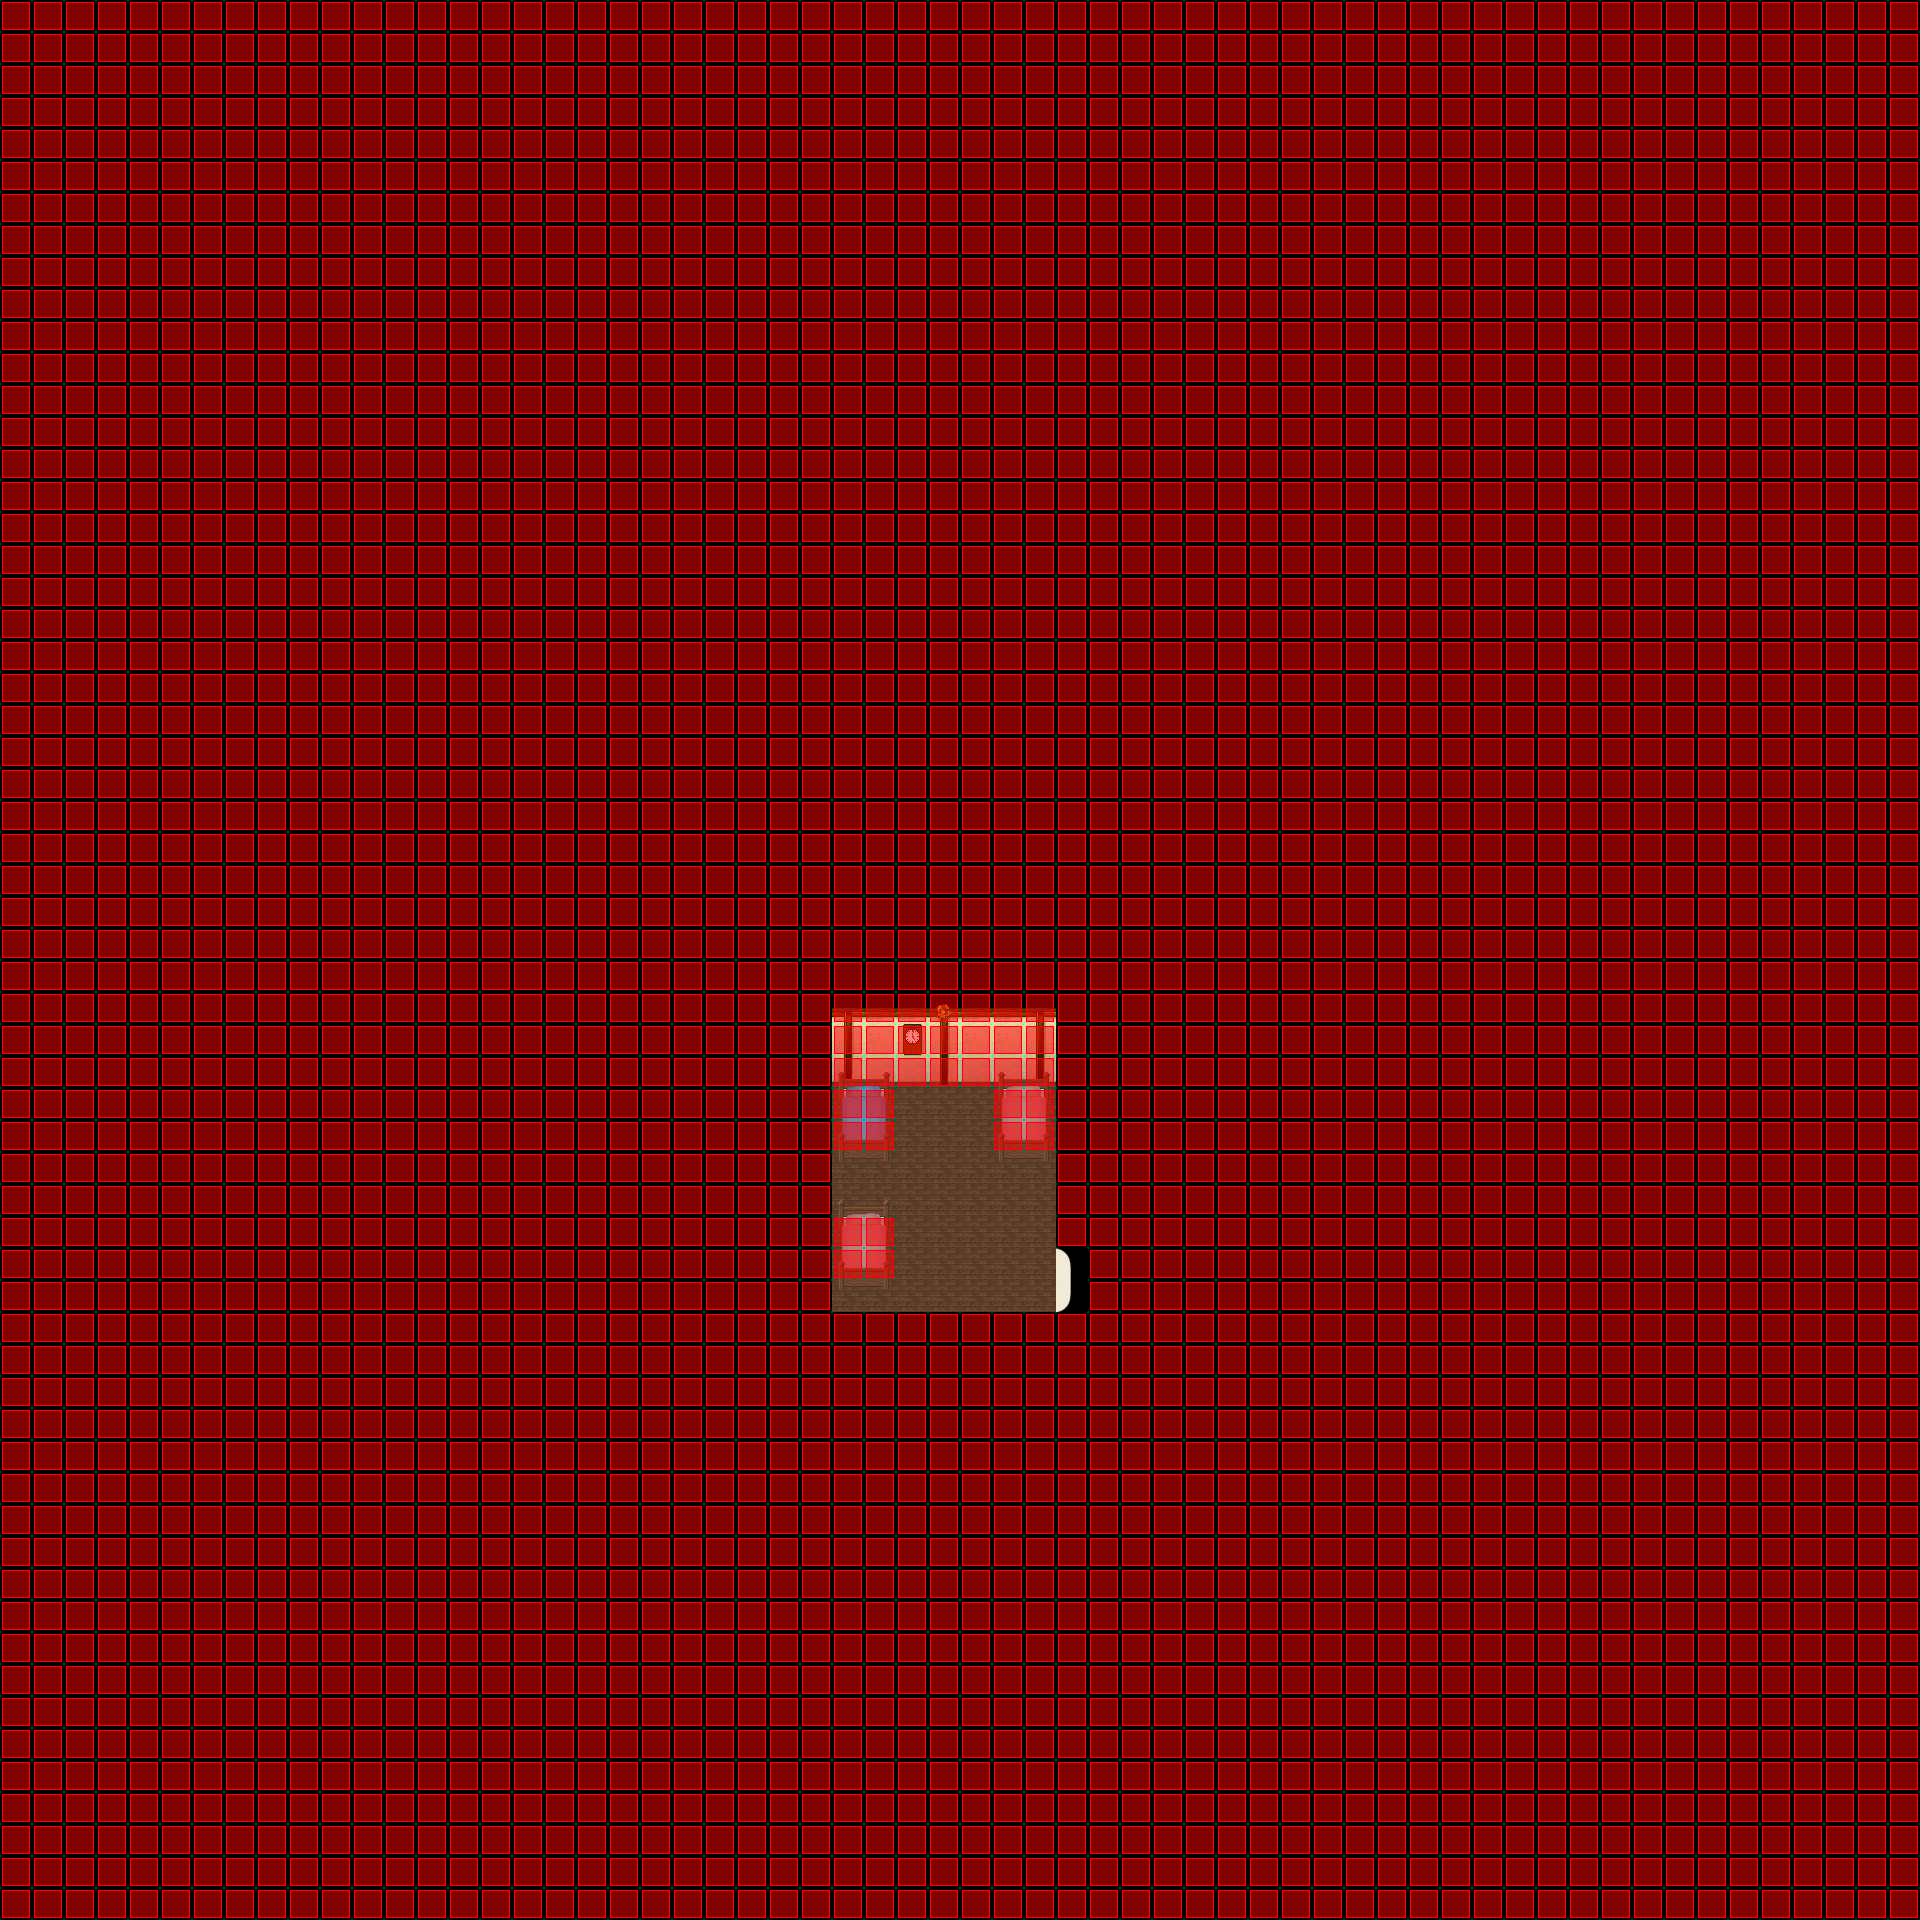

The image is a tile-based game level rendered from a .tmx file. Its description and source (layers, tilesets, objects; grid data summarised) follow:
An orthogonal 60x60 tile map with 32x32 px tiles, 6 tile layers (Ground, Ground, Ground, Fringe, ...), 6 tilesets and 2 objects (SCRIPT, WARP).

<map version="1.0" orientation="orthogonal" width="60" height="60" tilewidth="32" tileheight="32">
 <properties>
  <property name="music" value="faith.ogg" />
 </properties>
 <tileset firstgid="1" name="indoor3_32_32" tilewidth="32" tileheight="32">
  <image source="../graphics/tiles/indoor3_32_32.png" width="1024" height="1024" />
 </tileset>
 <tileset firstgid="1025" name="indoor2_32_32" tilewidth="32" tileheight="32">
  <image source="../graphics/tiles/indoor2_32_32.png" width="1024" height="1024" />
 </tileset>
 <tileset firstgid="2049" name="collision1_32_32" tilewidth="32" tileheight="32">
  <image source="../graphics/tiles/collision1_32_32.png" width="1024" height="1024" />
 </tileset>
 <tileset firstgid="3073" name="desert1_32_32" tilewidth="32" tileheight="32">
  <image source="../graphics/tiles/desert1_32_32.png" width="1024" height="1024" />
 </tileset>
 <tileset firstgid="4097" name="indoor2_32_64" tilewidth="32" tileheight="64">
  <image source="../graphics/tiles/indoor2_32_64.png" width="1024" height="1024" />
 </tileset>
 <tileset firstgid="4609" name="indoor2_32_96" tilewidth="32" tileheight="96">
  <image source="../graphics/tiles/indoor2_32_96.png" width="1024" height="960" />
 </tileset>
 <layer name="Ground" width="60" height="60">
  <data>[3600 cells, 3600 non-empty, 4 distinct tile ids]</data>
 </layer>
 <layer name="Ground" width="60" height="60">
  <data>[3600 cells, 21 non-empty, 8 distinct tile ids]</data>
 </layer>
 <layer name="Ground" width="60" height="60">
  <data>[3600 cells, 22 non-empty, 16 distinct tile ids]</data>
 </layer>
 <layer name="Fringe" width="60" height="60">
  <data>[3600 cells, 0 non-empty, 0 distinct tile ids]</data>
 </layer>
 <layer name="Over" width="60" height="60">
  <data>[3600 cells, 2 non-empty, 2 distinct tile ids]</data>
 </layer>
 <layer name="Collision" width="60" height="60">
  <data>[3600 cells, 3561 non-empty, 1 distinct tile ids]</data>
 </layer>
 <objectgroup name="Object" width="60" height="60">
  <object name="External Map Events" type="SCRIPT" x="0" y="0">
   <properties>
    <property name="FILENAME" value="scripts/maps/iw-narva-flat01-o00-o00-n01.lua" />
   </properties>
  </object>
  <object name="Warp to house" type="WARP" x="1056" y="1248" width="32" height="64">
   <properties>
    <property name="DEST_MAP" value="iw-narva-flat01-o00-o00-o00" />
    <property name="DEST_X" value="960" />
    <property name="DEST_Y" value="1280" />
   </properties>
  </object>
 </objectgroup>
</map>
